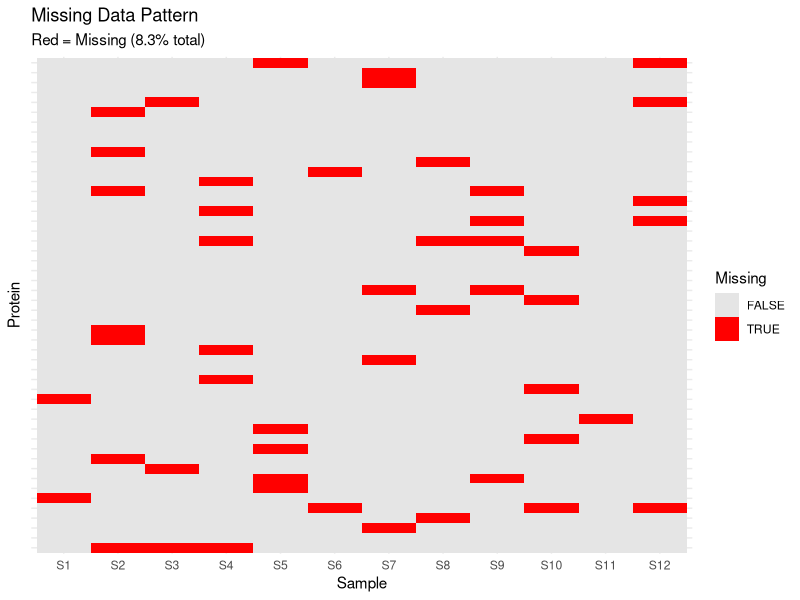
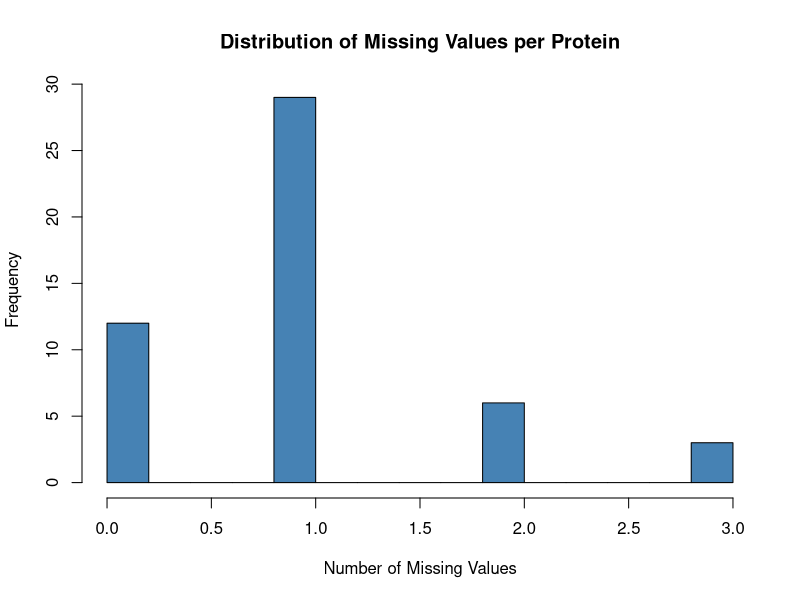
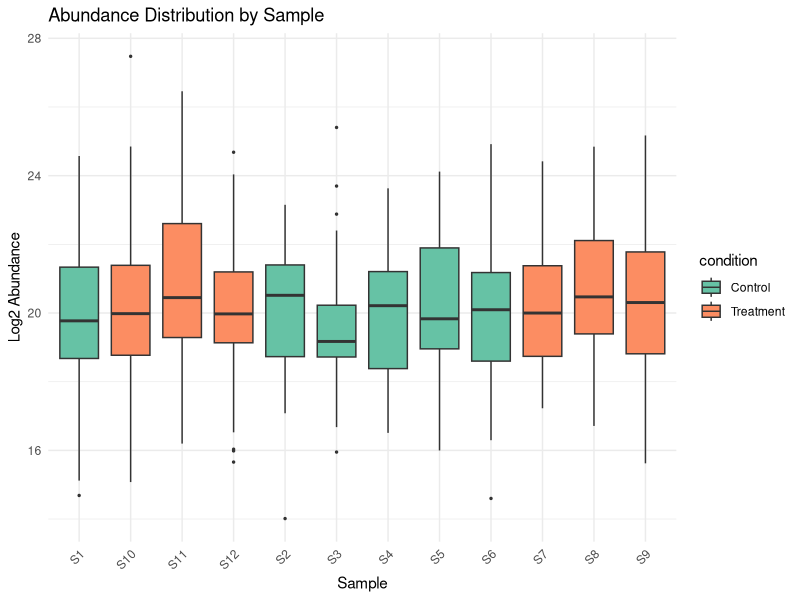
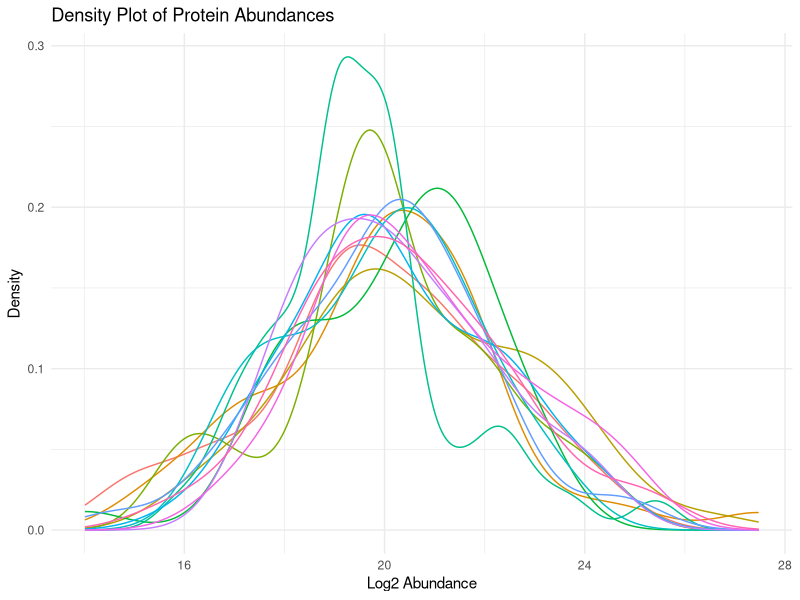
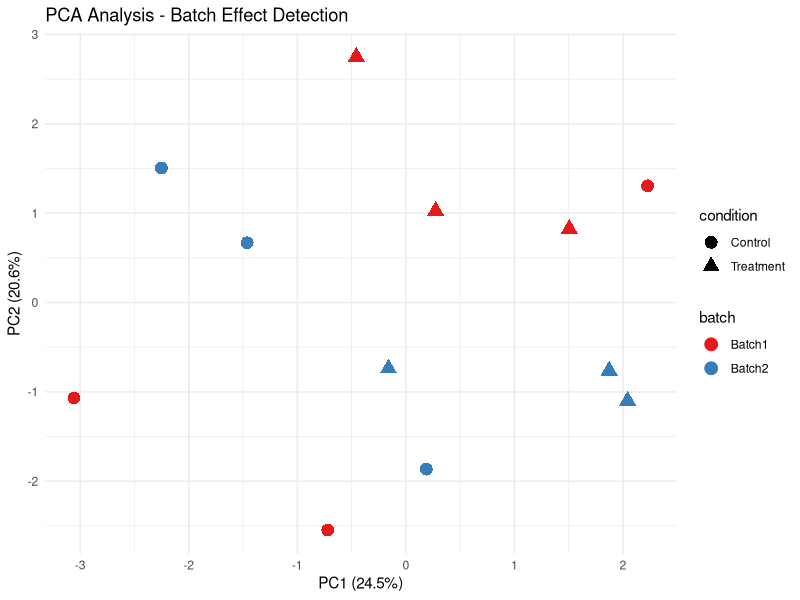
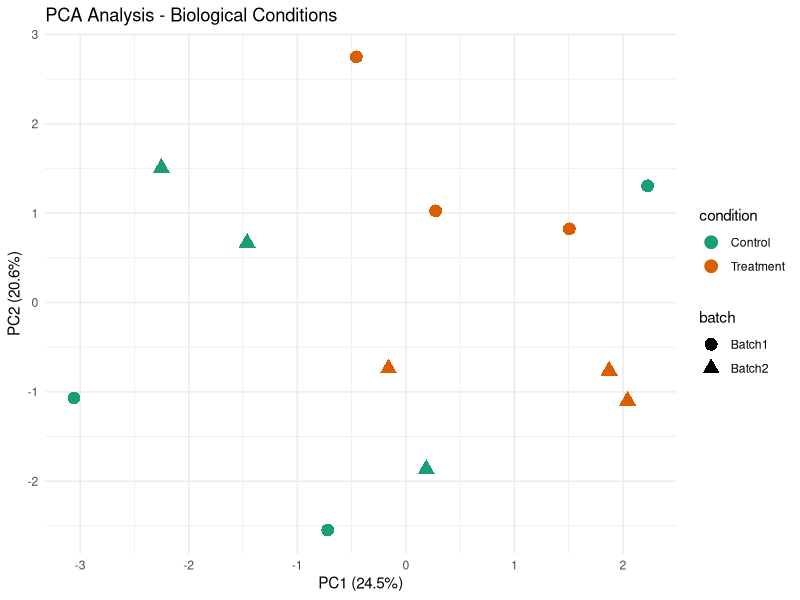
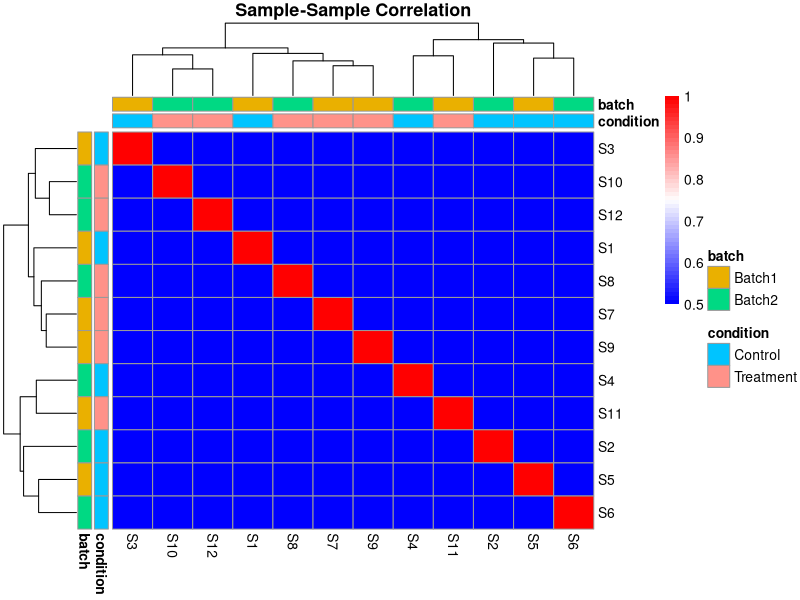
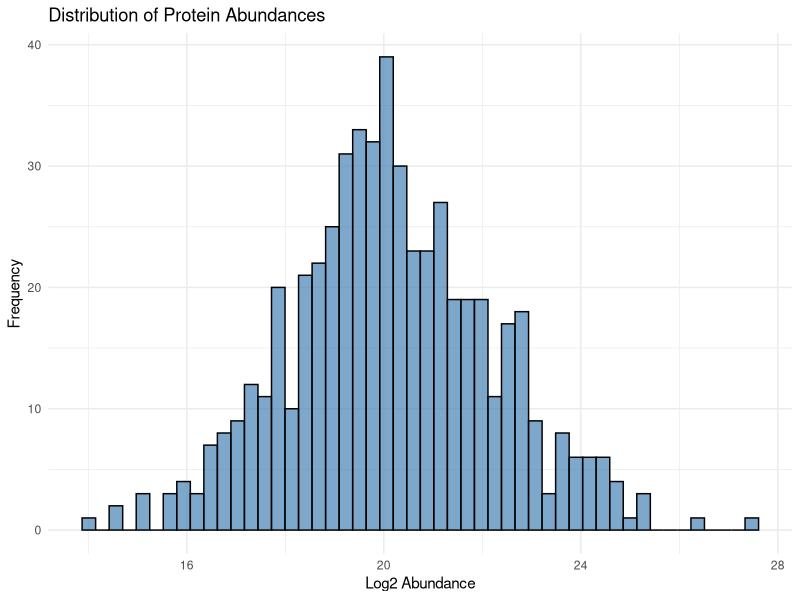

Reproduce these figures in R, in order.
## ---- chunk 1
knitr::opts_chunk$set(echo = TRUE, warning = FALSE, message = FALSE)
library(tidyverse)
library(pheatmap)
library(ggplot2)
library(limma)
## ---- chunk 2
# Example proteomic data structure
set.seed(42)

n_proteins <- 50
n_samples <- 12

# Create sample metadata
sample_metadata <- data.frame(
  sample_id = paste0("S", 1:n_samples),
  condition = rep(c("Control", "Treatment"), each = 6),
  batch = rep(c("Batch1", "Batch2"), times = 6),
  timepoint = rep(c("T0", "T1", "T2"), each = 4)
)

# Create protein matrix
protein_ids <- paste0("P", sprintf("%05d", 1:n_proteins))

# Simulate protein abundances with biological variation
protein_matrix <- matrix(
  rnorm(n_proteins * n_samples, mean = 20, sd = 2),
  nrow = n_proteins,
  ncol = n_samples,
  dimnames = list(protein_ids, sample_metadata$sample_id)
)

# Add treatment effect for some proteins
treatment_proteins <- 1:10
protein_matrix[treatment_proteins, 7:12] <- 
  protein_matrix[treatment_proteins, 7:12] + rnorm(10 * 6, mean = 2, sd = 0.5)

# Add some missing values (realistic scenario)
missing_indices <- sample(1:length(protein_matrix), size = 50)
protein_matrix[missing_indices] <- NA

# Display structure
cat("Matrix dimensions:", dim(protein_matrix), "\n")
cat("Number of proteins:", nrow(protein_matrix), "\n")
cat("Number of samples:", ncol(protein_matrix), "\n")
cat("Number of missing values:", sum(is.na(protein_matrix)), "\n")

# Show first few rows and columns
head(protein_matrix[, 1:6])
## ---- chunk 3
# Sample metadata
print(sample_metadata)

# Data summary
summary_stats <- data.frame(
  Sample = colnames(protein_matrix),
  Mean = apply(protein_matrix, 2, mean, na.rm = TRUE),
  Median = apply(protein_matrix, 2, median, na.rm = TRUE),
  SD = apply(protein_matrix, 2, sd, na.rm = TRUE),
  N_Missing = apply(protein_matrix, 2, function(x) sum(is.na(x)))
)

print(summary_stats)
## ---- chunk 4
# Solution
cat("1. Total proteins:", nrow(protein_matrix), "\n")

missing_per_protein <- apply(protein_matrix, 1, function(x) sum(is.na(x)))
cat("2. Average missing per protein:", 
    round(mean(missing_per_protein), 2), "\n")

missing_per_sample <- apply(protein_matrix, 2, function(x) sum(is.na(x)))
worst_sample <- names(which.max(missing_per_sample))
cat("3. Sample with most missing:", worst_sample, 
    "with", max(missing_per_sample), "missing values\n")
## ---- chunk 5
# Calculate missingness
missing_per_protein <- apply(protein_matrix, 1, function(x) sum(is.na(x)))
missing_per_sample <- apply(protein_matrix, 2, function(x) sum(is.na(x)))

# Visualize missing data pattern
library(reshape2)

missing_df <- melt(is.na(protein_matrix))
colnames(missing_df) <- c("Protein", "Sample", "Missing")

# Plot missing data heatmap
ggplot(missing_df, aes(x = Sample, y = Protein, fill = Missing)) +
  geom_tile() +
  scale_fill_manual(values = c("TRUE" = "red", "FALSE" = "grey90")) +
  theme_minimal() +
  theme(axis.text.y = element_blank(),
        axis.ticks.y = element_blank()) +
  labs(title = "Missing Data Pattern",
       subtitle = paste0("Red = Missing (", 
                        round(mean(missing_df$Missing) * 100, 1), "% total)"))

# Histogram of missing values per protein
hist(missing_per_protein,
     breaks = 20,
     main = "Distribution of Missing Values per Protein",
     xlab = "Number of Missing Values",
     col = "steelblue")
## ---- chunk 6
# Box plots for each sample
protein_df <- as.data.frame(protein_matrix)
protein_df$protein_id <- rownames(protein_df)

protein_long <- pivot_longer(protein_df, 
                             cols = -protein_id,
                             names_to = "sample_id",
                             values_to = "abundance")

# Add condition information
protein_long <- merge(protein_long, sample_metadata, by = "sample_id")

# Boxplot
ggplot(protein_long, aes(x = sample_id, y = abundance, fill = condition)) +
  geom_boxplot(outlier.size = 0.5) +
  theme_minimal() +
  theme(axis.text.x = element_text(angle = 45, hjust = 1)) +
  labs(title = "Abundance Distribution by Sample",
       x = "Sample", y = "Log2 Abundance") +
  scale_fill_brewer(palette = "Set2")

# Density plots
ggplot(protein_long, aes(x = abundance, color = sample_id)) +
  geom_density() +
  theme_minimal() +
  labs(title = "Density Plot of Protein Abundances",
       x = "Log2 Abundance", y = "Density") +
  theme(legend.position = "none")
## ---- chunk 7
# PCA colored by batch
pca_data <- t(na.omit(protein_matrix))
pca_result <- prcomp(pca_data, scale. = TRUE)

# Create PCA data frame
pca_df <- data.frame(
  PC1 = pca_result$x[, 1],
  PC2 = pca_result$x[, 2],
  sample_id = rownames(pca_result$x)
)

pca_df <- merge(pca_df, sample_metadata, by = "sample_id")

# Variance explained
var_explained <- summary(pca_result)$importance[2, 1:2] * 100

# PCA plot by batch
ggplot(pca_df, aes(x = PC1, y = PC2, color = batch, shape = condition)) +
  geom_point(size = 4) +
  theme_minimal() +
  labs(title = "PCA Analysis - Batch Effect Detection",
       x = paste0("PC1 (", round(var_explained[1], 1), "%)"),
       y = paste0("PC2 (", round(var_explained[2], 1), "%)")) +
  scale_color_brewer(palette = "Set1")

# PCA plot by condition
ggplot(pca_df, aes(x = PC1, y = PC2, color = condition, shape = batch)) +
  geom_point(size = 4) +
  theme_minimal() +
  labs(title = "PCA Analysis - Biological Conditions",
       x = paste0("PC1 (", round(var_explained[1], 1), "%)"),
       y = paste0("PC2 (", round(var_explained[2], 1), "%)")) +
  scale_color_brewer(palette = "Dark2")
## ---- chunk 8
# Calculate sample correlations
cor_matrix <- cor(protein_matrix, use = "pairwise.complete.obs")

# Heatmap
rownames(sample_metadata) <- sample_metadata$sample_id

pheatmap(cor_matrix,
         annotation_col = sample_metadata[, c("condition", "batch"), drop = FALSE],
         annotation_row = sample_metadata[, c("condition", "batch"), drop = FALSE],
         main = "Sample-Sample Correlation",
         color = colorRampPalette(c("blue", "white", "red"))(50),
         breaks = seq(0.5, 1, length.out = 51))
## ---- chunk 9
# Solution
# 1. Proteins with >50% missing
missing_pct <- apply(protein_matrix, 1, function(x) sum(is.na(x)) / length(x))
high_missing <- sum(missing_pct > 0.5)
cat("Proteins with >50% missing:", high_missing, 
    "(", round(high_missing / nrow(protein_matrix) * 100, 1), "%)\n")

# 2. Outlier samples based on median
sample_medians <- apply(protein_matrix, 2, median, na.rm = TRUE)
median_overall <- median(sample_medians)
mad_overall <- mad(sample_medians)
outliers <- abs(sample_medians - median_overall) > 3 * mad_overall

if (any(outliers)) {
  cat("Outlier samples:", names(sample_medians)[outliers], "\n")
} else {
  cat("No outlier samples detected\n")
}

# 3. Batch effects - already shown in PCA above
cat("Check PCA plot above for batch effect visualization\n")
## ---- chunk 10
# Histogram of all values
ggplot(protein_long, aes(x = abundance)) +
  geom_histogram(bins = 50, fill = "steelblue", color = "black", alpha = 0.7) +
  theme_minimal() +
  labs(title = "Distribution of Protein Abundances",
       x = "Log2 Abundance", y = "Frequency")

# Violin plots by condition
ggplot(protein_long, aes(x = condition, y = abundance, fill = condition)) +
  geom_violin() +
  geom_boxplot(width = 0.1, fill = "white", outlier.size = 0.5) +
  theme_minimal() +
  labs(title = "Abundance Distribution by Condition",
       x = "Condition", y = "Log2 Abundance") +
  scale_fill_brewer(palette = "Set2")
## ---- chunk 11
# Remove proteins with too many missing values
complete_proteins <- rowSums(is.na(protein_matrix)) < ncol(protein_matrix) * 0.3
filtered_matrix <- protein_matrix[complete_proteins, ]

# Impute remaining missing values with row means
for (i in 1:nrow(filtered_matrix)) {
  missing_idx <- is.na(filtered_matrix[i, ])
  if (any(missing_idx)) {
    filtered_matrix[i, missing_idx] <- mean(filtered_matrix[i, ], na.rm = TRUE)
  }
}

# Hierarchical clustering heatmap
annotation_col <- sample_metadata[, c("condition", "batch", "timepoint")]
rownames(annotation_col) <- sample_metadata$sample_id

pheatmap(filtered_matrix,
         scale = "row",
         clustering_distance_rows = "euclidean",
         clustering_distance_cols = "euclidean",
         annotation_col = annotation_col,
         show_rownames = FALSE,
         main = "Hierarchical Clustering of Samples",
         color = colorRampPalette(c("blue", "white", "red"))(50))
## ---- chunk 12
# Calculate Euclidean distances between samples
sample_dist <- dist(t(filtered_matrix))
sample_dist_matrix <- as.matrix(sample_dist)

# Heatmap of distances
pheatmap(sample_dist_matrix,
         annotation_col = annotation_col,
         annotation_row = annotation_col,
         main = "Sample-Sample Distance Matrix",
         color = colorRampPalette(c("red", "white"))(50))

# MDS plot (alternative to PCA)
mds_result <- cmdscale(sample_dist, k = 2)
mds_df <- data.frame(
  MDS1 = mds_result[, 1],
  MDS2 = mds_result[, 2],
  sample_id = colnames(filtered_matrix)
)
mds_df <- merge(mds_df, sample_metadata, by = "sample_id")

ggplot(mds_df, aes(x = MDS1, y = MDS2, color = condition, shape = batch)) +
  geom_point(size = 4) +
  theme_minimal() +
  labs(title = "MDS Plot of Sample Similarity",
       x = "MDS Dimension 1", y = "MDS Dimension 2") +
  scale_color_brewer(palette = "Dark2")
## ---- chunk 13
# Calculate CV for each protein
calculate_cv <- function(x) {
  (sd(x, na.rm = TRUE) / mean(x, na.rm = TRUE)) * 100
}

cv_by_condition <- protein_long %>%
  group_by(protein_id, condition) %>%
  summarise(cv = calculate_cv(abundance), .groups = "drop")

# Plot CV distribution
ggplot(cv_by_condition, aes(x = cv, fill = condition)) +
  geom_histogram(bins = 30, alpha = 0.7, position = "identity") +
  theme_minimal() +
  labs(title = "Coefficient of Variation Distribution",
       x = "CV (%)", y = "Count") +
  scale_fill_brewer(palette = "Set2") +
  facet_wrap(~ condition, ncol = 1)

# Summary statistics
cv_summary <- cv_by_condition %>%
  group_by(condition) %>%
  summarise(
    mean_cv = mean(cv, na.rm = TRUE),
    median_cv = median(cv, na.rm = TRUE),
    sd_cv = sd(cv, na.rm = TRUE)
  )

print(cv_summary)
## ---- chunk 14
# Solution
# 1. Data quality report
cat("=== DATA QUALITY REPORT ===\n\n")
cat("Dataset dimensions:", nrow(protein_matrix), "proteins x", 
    ncol(protein_matrix), "samples\n")
cat("Total missing values:", sum(is.na(protein_matrix)), 
    "(", round(mean(is.na(protein_matrix)) * 100, 1), "%)\n")
cat("Samples:", paste(sample_metadata$sample_id, collapse = ", "), "\n")
cat("Conditions:", paste(unique(sample_metadata$condition), collapse = ", "), "\n")
cat("Batches:", paste(unique(sample_metadata$batch), collapse = ", "), "\n\n")

# 2. Top 10 most variable proteins
protein_variance <- apply(filtered_matrix, 1, var, na.rm = TRUE)
top10_variable <- names(sort(protein_variance, decreasing = TRUE)[1:10])
cat("Top 10 most variable proteins:\n")
print(top10_variable)

# Plot top variable proteins
top10_data <- protein_long %>%
  filter(protein_id %in% top10_variable)

ggplot(top10_data, aes(x = sample_id, y = abundance, color = condition, group = 1)) +
  geom_line() +
  geom_point() +
  facet_wrap(~ protein_id, scales = "free_y", ncol = 2) +
  theme_minimal() +
  theme(axis.text.x = element_text(angle = 45, hjust = 1)) +
  labs(title = "Top 10 Most Variable Proteins", x = "Sample", y = "Abundance")

# 3. Clustering by condition
cat("\n3. Checking sample clustering by condition:\n")
cat("Review the PCA and hierarchical clustering plots above.\n")
cat("Samples should cluster primarily by condition if biological signal is strong.\n")
## ---- chunk 15
# Function to generate QC report
generate_qc_report <- function(data_matrix, metadata) {
  report <- list()
  
  # Basic statistics
  report$n_proteins <- nrow(data_matrix)
  report$n_samples <- ncol(data_matrix)
  report$missing_pct <- mean(is.na(data_matrix)) * 100
  
  # Sample statistics
  report$sample_stats <- data.frame(
    Sample = colnames(data_matrix),
    N_Quantified = colSums(!is.na(data_matrix)),
    Median_Abundance = apply(data_matrix, 2, median, na.rm = TRUE),
    Mean_Abundance = apply(data_matrix, 2, mean, na.rm = TRUE),
    SD_Abundance = apply(data_matrix, 2, sd, na.rm = TRUE)
  )
  
  # Protein statistics
  report$protein_stats <- data.frame(
    N_Complete = sum(rowSums(is.na(data_matrix)) == 0),
    N_Partial = sum(rowSums(is.na(data_matrix)) > 0 & rowSums(is.na(data_matrix)) < ncol(data_matrix)),
    N_Mostly_Missing = sum(rowSums(is.na(data_matrix)) > ncol(data_matrix) * 0.5)
  )
  
  return(report)
}

# Generate report
qc_report <- generate_qc_report(protein_matrix, sample_metadata)

# Print report
cat("=== QUALITY CONTROL SUMMARY ===\n\n")
cat("Total Proteins:", qc_report$n_proteins, "\n")
cat("Total Samples:", qc_report$n_samples, "\n")
cat("Missing Data:", round(qc_report$missing_pct, 2), "%\n\n")

cat("Protein Completeness:\n")
cat("  Complete (no missing):", qc_report$protein_stats$N_Complete, "\n")
cat("  Partial missing:", qc_report$protein_stats$N_Partial, "\n")
cat("  Mostly missing (>50%):", qc_report$protein_stats$N_Mostly_Missing, "\n\n")

print(qc_report$sample_stats)
